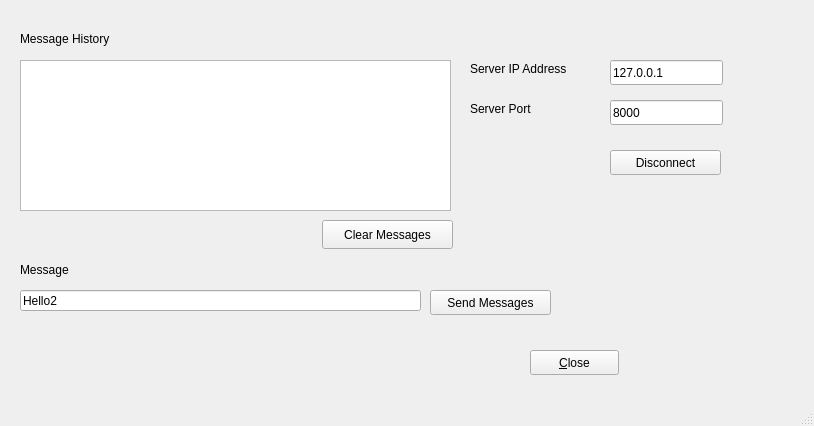
<?xml version="1.0" encoding="UTF-8"?>
<ui version="4.0">
 <class>MainWindow</class>
 <widget class="QMainWindow" name="MainWindow">
  <property name="geometry">
   <rect>
    <x>0</x>
    <y>0</y>
    <width>814</width>
    <height>426</height>
   </rect>
  </property>
  <property name="windowTitle">
   <string>Server-Side Application</string>
  </property>
  <widget class="QWidget" name="centralwidget">
   <widget class="QPushButton" name="pbClose">
    <property name="geometry">
     <rect>
      <x>530</x>
      <y>350</y>
      <width>89</width>
      <height>25</height>
     </rect>
    </property>
    <property name="text">
     <string>&amp;Close</string>
    </property>
   </widget>
   <widget class="QPushButton" name="pbSendMessage">
    <property name="geometry">
     <rect>
      <x>430</x>
      <y>290</y>
      <width>121</width>
      <height>25</height>
     </rect>
    </property>
    <property name="text">
     <string>Send Messages</string>
    </property>
   </widget>
   <widget class="QPushButton" name="pbDisconnect">
    <property name="geometry">
     <rect>
      <x>610</x>
      <y>150</y>
      <width>111</width>
      <height>25</height>
     </rect>
    </property>
    <property name="text">
     <string>Disconnect</string>
    </property>
   </widget>
   <widget class="QTextEdit" name="teMessageHistory">
    <property name="geometry">
     <rect>
      <x>20</x>
      <y>60</y>
      <width>431</width>
      <height>151</height>
     </rect>
    </property>
   </widget>
   <widget class="QLabel" name="lbServer">
    <property name="geometry">
     <rect>
      <x>20</x>
      <y>30</y>
      <width>141</width>
      <height>17</height>
     </rect>
    </property>
    <property name="text">
     <string>Message History</string>
    </property>
   </widget>
   <widget class="QLineEdit" name="leTextMessage">
    <property name="geometry">
     <rect>
      <x>20</x>
      <y>290</y>
      <width>401</width>
      <height>21</height>
     </rect>
    </property>
    <property name="text">
     <string>Hello2</string>
    </property>
   </widget>
   <widget class="QLabel" name="lbShow">
    <property name="geometry">
     <rect>
      <x>20</x>
      <y>260</y>
      <width>161</width>
      <height>20</height>
     </rect>
    </property>
    <property name="text">
     <string>Message</string>
    </property>
   </widget>
   <widget class="QPushButton" name="pbClearText">
    <property name="geometry">
     <rect>
      <x>322</x>
      <y>220</y>
      <width>131</width>
      <height>29</height>
     </rect>
    </property>
    <property name="text">
     <string>Clear Messages</string>
    </property>
   </widget>
   <widget class="QLineEdit" name="leHostIPAddress">
    <property name="geometry">
     <rect>
      <x>610</x>
      <y>60</y>
      <width>113</width>
      <height>25</height>
     </rect>
    </property>
    <property name="text">
     <string>127.0.0.1</string>
    </property>
   </widget>
   <widget class="QLineEdit" name="leHostPort">
    <property name="geometry">
     <rect>
      <x>610</x>
      <y>100</y>
      <width>113</width>
      <height>25</height>
     </rect>
    </property>
    <property name="text">
     <string>8000</string>
    </property>
   </widget>
   <widget class="QLabel" name="lbServerIP">
    <property name="geometry">
     <rect>
      <x>470</x>
      <y>60</y>
      <width>131</width>
      <height>17</height>
     </rect>
    </property>
    <property name="text">
     <string>Server IP Address</string>
    </property>
   </widget>
   <widget class="QLabel" name="lbServerPort">
    <property name="geometry">
     <rect>
      <x>470</x>
      <y>100</y>
      <width>131</width>
      <height>17</height>
     </rect>
    </property>
    <property name="text">
     <string>Server Port</string>
    </property>
   </widget>
  </widget>
  <widget class="QMenuBar" name="menubar">
   <property name="geometry">
    <rect>
     <x>0</x>
     <y>0</y>
     <width>814</width>
     <height>25</height>
    </rect>
   </property>
  </widget>
  <widget class="QStatusBar" name="statusbar"/>
 </widget>
 <resources/>
 <connections/>
</ui>
